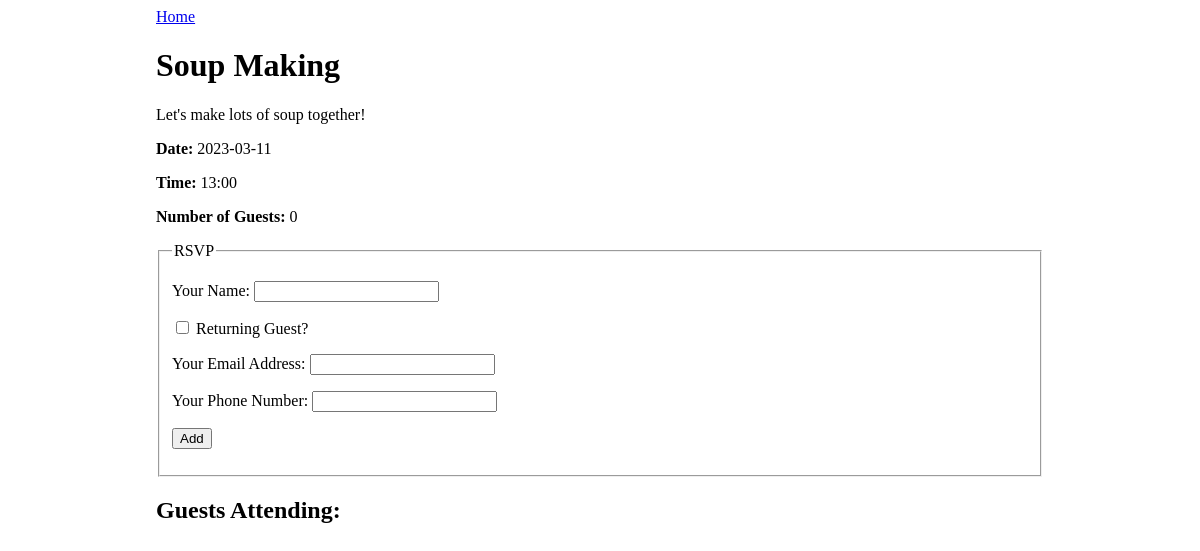
/event/1, run on an earlier commit of the app's database.
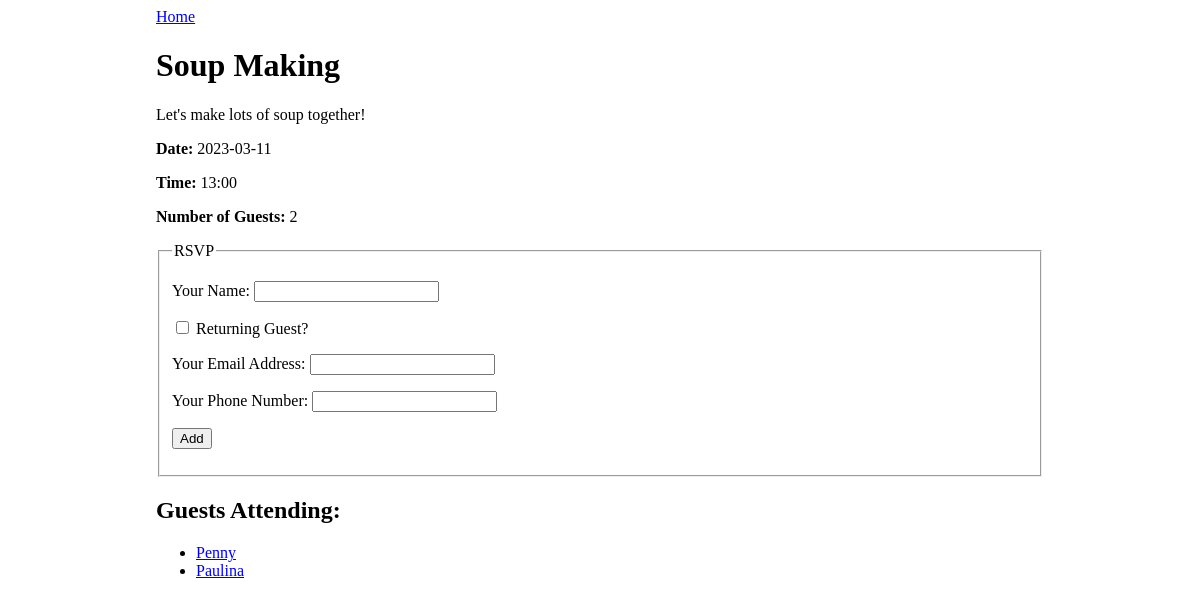
And on a later commit of the database.
### events_app/models.py (models this page shows)
class Guest(db.Model):
    id = db.Column(db.Integer, primary_key=True)
    name = db.Column(db.String(80), nullable=False)
    email = db.Column(db.String(80), nullable=False)
    phone = db.Column(db.String(12), nullable=False)
    events_attending = db.relationship('Event', secondary='guest_event', back_populates='guests')

### events_app/routes.py (the view)
@main.route('/event/<event_id>', methods=['GET'])
def event_detail(event_id):
    event = Event.query.filter_by(id=event_id).first()
    guest_count = Guest.query.count()
    return render_template('event_detail.html', event=event, guest_count=guest_count)

### events_app/templates/event_detail.html (shortened to what this page needs)
{% extends 'base.html' %}
{% block content %}
<a href="/">Home</a>
<h1>{{ event.title }}</h1>
<p>{{ event.description }}</p>
<p><strong>Date:</strong> {{ event.date_and_time.strftime('%Y-%m-%d') }}</p>
<p><strong>Time:</strong> {{ event.date_and_time.strftime('%H:%M') }}</p>
<p><strong>Number of Guests:</strong> {{ guest_count }}</p>
<form method="POST">
    <fieldset>
        <legend>RSVP</legend>
        <p>
            <label>
                Your Name:
                <input type="text" name="guest_name">
            </label>
        </p>
        <p>
            <label>
                <input type="checkbox" name="returning" onchange="returningGuestChanged(this.checked)">
                Returning Guest?
            </label>
        </p>
        <div id="new-guest-info">
            <p>
                <label>
                    Your Email Address:
                    <input type="email" name="email">
                </label>
            </p>
            <p>
                <label>
                    Your Phone Number:
                    <input type="phone" name="phone">
                </label>
            </p>
        </div>
        <p>
            <input type="submit" name="submit" value="Add">
        </p>
    </fieldset>
</form>
<h2>Guests Attending:</h2>
<ul>
    {% for guest in event.guests %}
    <li><a href="/guest/{{ guest.id }}">{{ guest.name }}</a></li>
    {% endfor %}
</ul>
{% endblock %}

What changed in the data, as far as the page shows it:
added Guest: name "Penny"
added Guest: name "Paulina"
Also different on the page:
{{ guest_count }}: "0" → "2"
